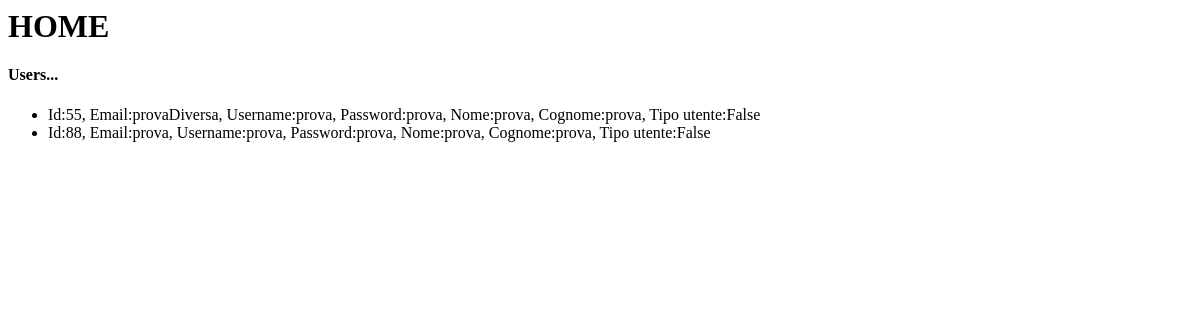
Page /home on the earlier database version.
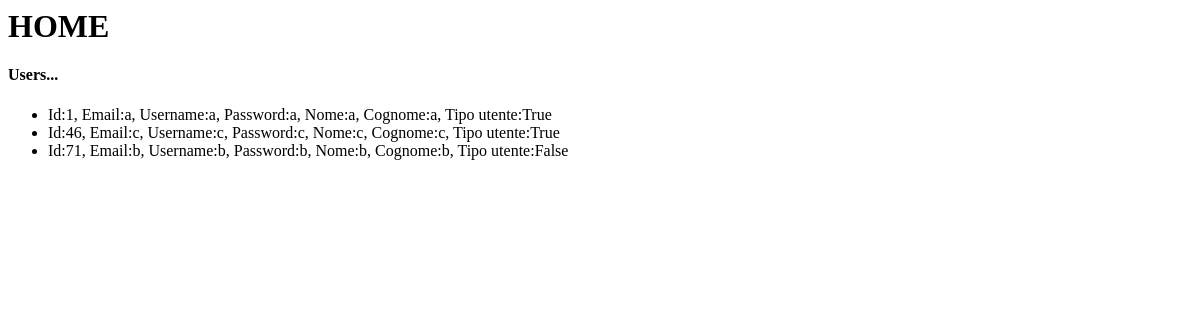
Same page on the later database version.
### tables.py (models this page shows, shortened)
class Base(DeclarativeBase):
    pass

class User(Base, UserMixin):
    __tablename__ = 'users'
    id: Mapped[int] = mapped_column(primary_key=True)
    email: Mapped[str] = mapped_column(unique=True)
    username: Mapped[str] = mapped_column()
    password: Mapped[str] = mapped_column()
    name: Mapped[str] = mapped_column()
    last_name: Mapped[str] = mapped_column(nullable=True)
    user_type: Mapped[bool] = mapped_column()
    def __repr__(self):
        return f"Id:{self.id}, Email:{self.email}, Username:{self.username}, Password:{self.password}, Nome:{self.name}, Cognome:{self.last_name}, Tipo utente:{self.user_type}"

### app.py (the view)
@app.route('/home')
def home():
    users_list = db_session.query(User).all()
    return render_template('home.html', users_list=users_list)

### templates/home.html
<h1>HOME</h1>
<body>
    <h4>Users...</h4>
    <ul>
        {% for element in users_list %}
            <li>{{ element }}</li>
        {% endfor %}
    </ul>
</body>

Differences in the rows shown:
removed User: id+email+username "Id:55, Email:provaDiversa, Username:prova, Password:prova, Nome:prova, Cognome:prova, Tipo utente:False"
removed User: id+email+username "Id:88, Email:prova, Username:prova, Password:prova, Nome:prova, Cognome:prova, Tipo utente:False"
added User: id+email+username "Id:1, Email:a, Username:a, Password:a, Nome:a, Cognome:a, Tipo utente:True"
added User: id+email+username "Id:46, Email:c, Username:c, Password:c, Nome:c, Cognome:c, Tipo utente:True"
added User: id+email+username "Id:71, Email:b, Username:b, Password:b, Nome:b, Cognome:b, Tipo utente:False"
